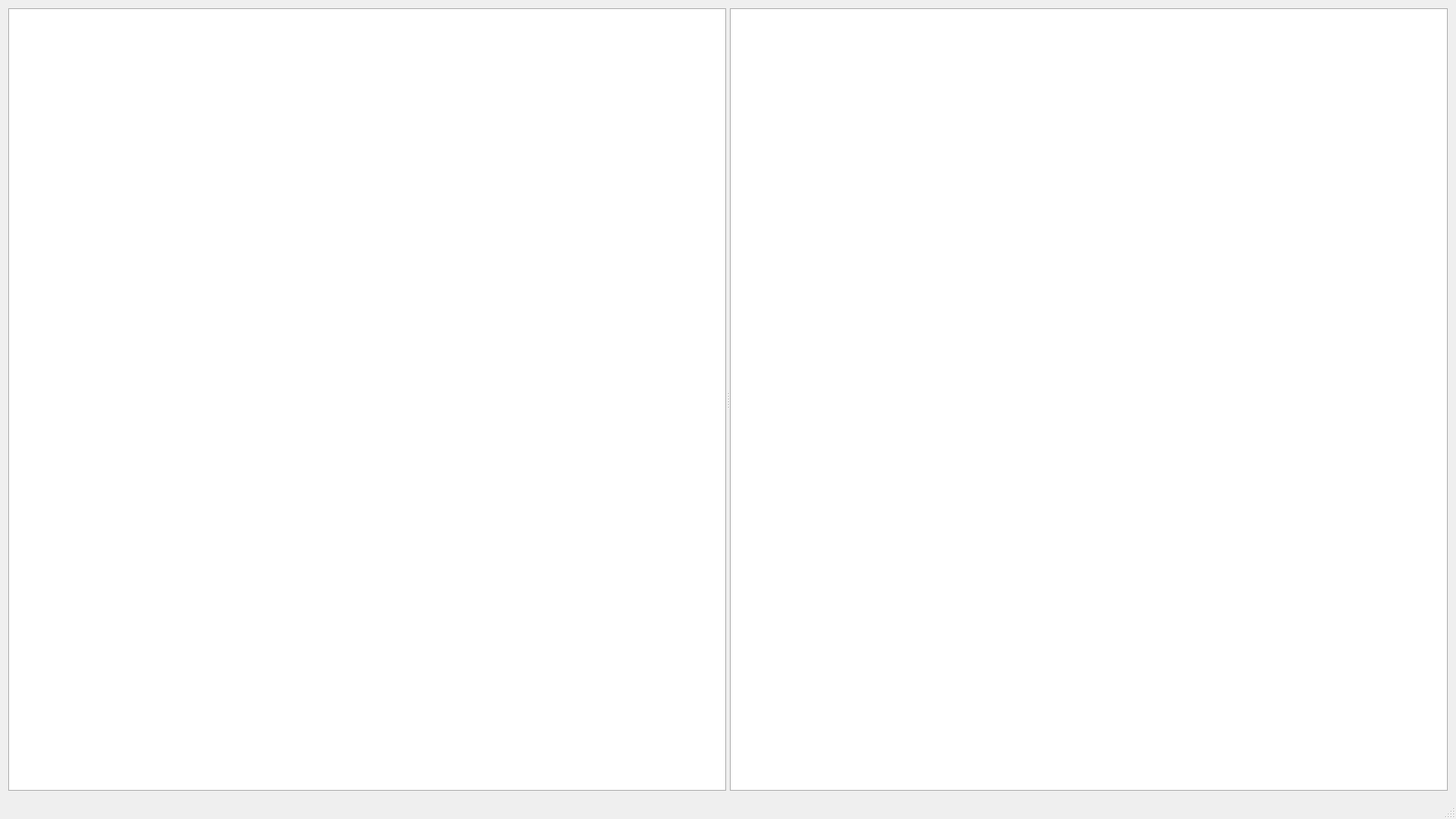
<?xml version="1.0" encoding="UTF-8"?>
<ui version="4.0">
 <class>MainWindow</class>
 <widget class="QMainWindow" name="MainWindow">
  <property name="geometry">
   <rect>
    <x>0</x>
    <y>0</y>
    <width>1600</width>
    <height>900</height>
   </rect>
  </property>
  <property name="windowTitle">
   <string>Arborist</string>
  </property>
  <property name="minimumSize">
   <size>
    <width>800</width>
    <height>600</height>
   </size>
  </property>
  <widget class="QWidget" name="centralwidget">
   <layout class="QVBoxLayout" name="verticalLayout">
    <item>
     <widget class="QSplitter" name="splitter">
      <property name="orientation">
       <enum>Qt::Orientation::Horizontal</enum>
      </property>
      <widget class="QTreeView" name="treeView">
       <property name="minimumSize">
        <size>
         <width>200</width>
         <height>0</height>
        </size>
       </property>
      </widget>
      <widget class="QTextEdit" name="textEdit">
       <property name="readOnly">
        <bool>true</bool>
       </property>
      </widget>
     </widget>
    </item>
   </layout>
  </widget>
  <widget class="QMenuBar" name="menubar">
   <property name="geometry">
    <rect>
     <x>0</x>
     <y>0</y>
     <width>1600</width>
     <height>24</height>
    </rect>
   </property>
  </widget>
  <widget class="QStatusBar" name="statusbar"/>
 </widget>
 <resources/>
 <connections/>
</ui>
